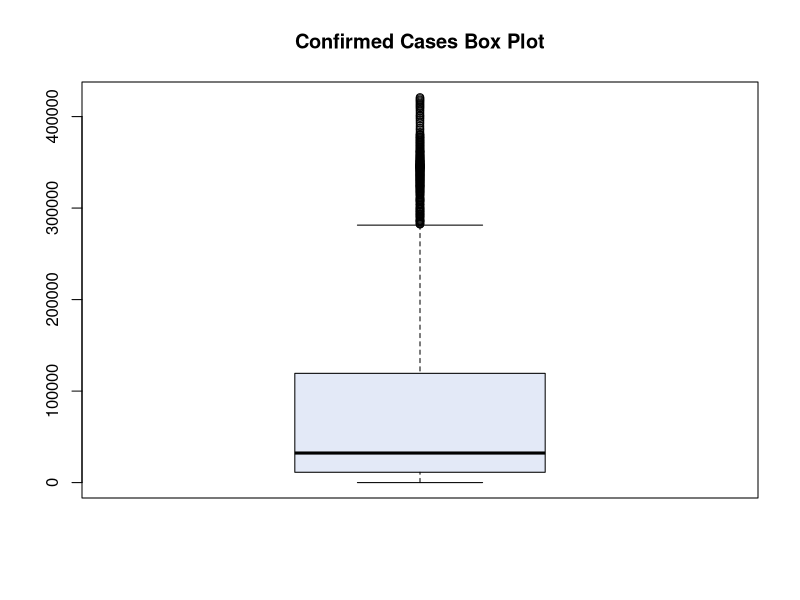

Recreate this plot in R.
# Load the data from the CSV file
cases <- read.csv("Coviddata.csv", header = TRUE, sep = ",", 
                  colClasses = c("NULL", "NULL", "NULL", "NULL", "NULL", "numeric", "NULL", "NULL", "NULL", "NULL", "NULL", "NULL"))

confirm_cases <- c(0)
for (a in cases[1]) {
  confirm_cases <- append(confirm_cases, a)
}

options(scipen = 10000)

# Generate the box plot
jpeg(file = "D:/projects/PakCovidInsights/public/images/confirmCasesBoxPlot.jpeg",
     width = 600, height = 350)
boxplot(confirm_cases, col = "#E3E9F7", main = "Confirmed Cases Box Plot")
dev.off()
